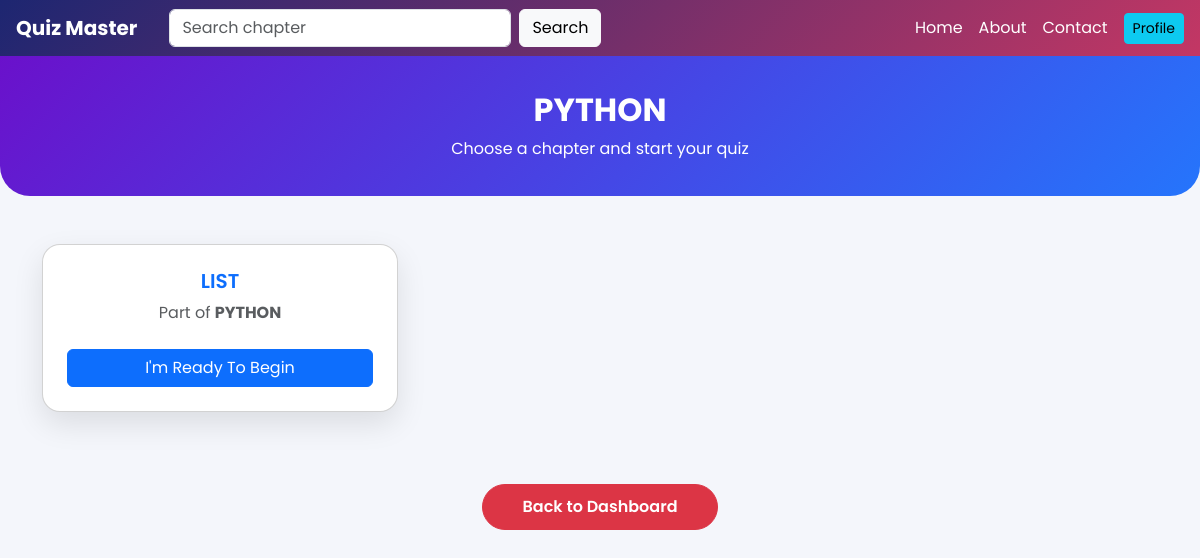
Page /chapter/wise/quiz/2/ (signed in) on the earlier database version.
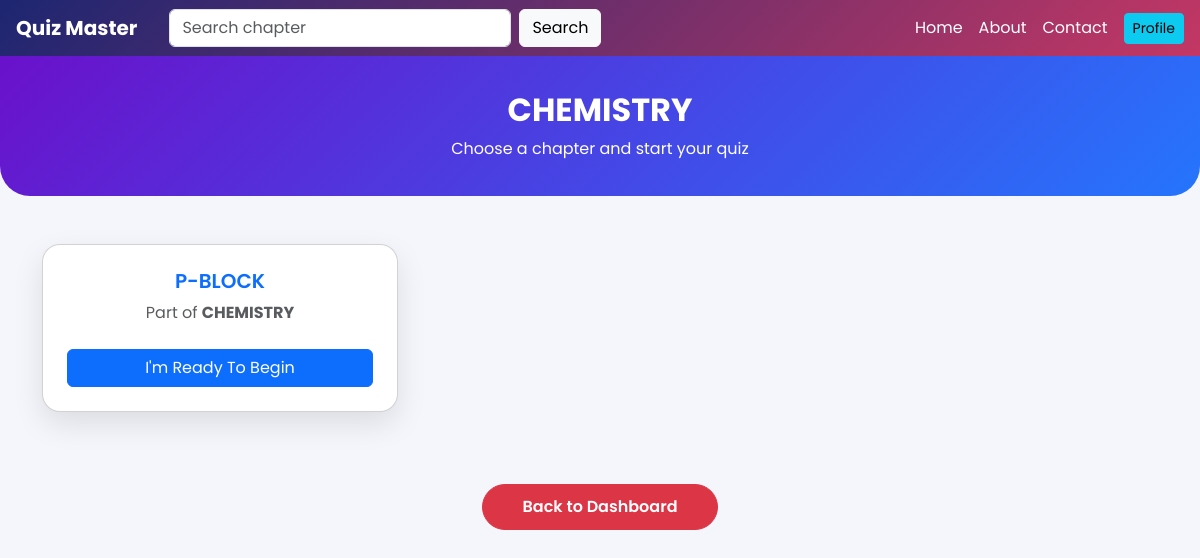
Same page on the later database version.
### app.py (models this page shows)
class Quiz(db.Model):
    id = db.Column(db.Integer, primary_key=True)
    title = db.Column(db.String(100), nullable=False)
    created_at = db.Column(db.DateTime, default=datetime.utcnow)
    chapters = db.relationship('Chapter', backref='quiz', lazy=True, cascade='all, delete-orphan')

class Chapter(db.Model):
    id = db.Column(db.Integer, primary_key=True)
    title = db.Column(db.String(50), nullable=False)
    quiz_id = db.Column(db.Integer, db.ForeignKey('quiz.id'), nullable=False)
    created_at = db.Column(db.DateTime, default=datetime.utcnow)

### app.py (the view)
@app.route('/chapter/wise/quiz/<int:quiz_id>/', methods=['GET'])
@login_required
def chapter_wise_quiz(quiz_id):
    quiz = Quiz.query.get_or_404(quiz_id)
    search_query = request.args.get("q", '').strip()
    if search_query:
        chapters = Chapter.query.filter(
            Chapter.quiz_id == quiz_id,
            Chapter.title.ilike(f"%{search_query}%")
        ).all()
    else:
        chapters = Chapter.query.filter_by(quiz_id=quiz_id).all()
    return render_template('chapter_wise_quiz.html', quiz=quiz, chapters=chapters, search_query=search_query)

### app.py (called while the page is built)
def login_required(f):
    @wraps(f)
    def decorated_function(*args, **kwargs):
        if 'user_id' not in session:
            flash('Please log in to access this page.', 'warning')
            return redirect(url_for('user_login'))
        return f(*args, **kwargs)
    return decorated_function

### templates/chapter_wise_quiz.html (shortened to what this page needs)
<!DOCTYPE html>
<html lang="en">
<head>
  <link href="https://cdn.jsdelivr.net/npm/bootstrap@5.3.0/dist/css/bootstrap.min.css" rel="stylesheet">
</head>
<body>
<nav class="navbar navbar-expand-lg navbar-dark sticky-top px-3">
  <a class="navbar-brand" href="/">Quiz Master</a>
  <div class="collapse navbar-collapse" id="navMenu">
    <form class="d-flex mx-lg-3 my-2 my-lg-0"
          method="GET"
          action="/chapter/wise/quiz/{{ quiz.id }}">
      <input class="form-control me-2"
             type="search"
             name="q"
             value="{{ search_query or '' }}"
             placeholder="Search chapter">
      <button class="btn btn-light">Search</button>
    </form>
    <ul class="navbar-nav ms-auto align-items-lg-center">
      <li class="nav-item">
        <a class="nav-link text-white" href="/">Home</a>
      </li>
      <li class="nav-item">
        <a class="nav-link text-white" href="/about">About</a>
      </li>
      <li class="nav-item">
        <a class="nav-link text-white" href="/contact">Contact</a>
      </li>
      <li class="nav-item ms-lg-2">
        <a href="/user/profile" class="btn btn-info btn-sm">Profile</a>
      </li>
    </ul>
  </div>
</nav>
<div class="page-header text-center">
  <h2 class="fw-bold">{{ quiz.title }}</h2>
  <p class="mb-0">Choose a chapter and start your quiz</p>
</div>
<div class="container my-5">
  <div class="row">
    {% for chapter in chapters %}
    <div class="col-md-4 mb-4">
      <div class="card chapter-card p-4 text-center h-100">
        <h5 class="chapter-title text-primary">{{ chapter.title }}</h5>
        <p class="text-muted mb-4">
          Part of <strong>{{ chapter.quiz.title }}</strong>
        </p>
        <a href="/take/quiz/{{ chapter.quiz.id }}/{{ chapter.id }}"
           class="btn btn-primary w-100">
          I'm Ready To Begin
        </a>
      </div>
    </div>
    {% else %}
    <div class="col-12 text-center text-muted">
      <h3 style="color:darkred;">SORRY , No chapters found for this Quiz !! 😔</h3>
    </div>
    {% endfor %}
  </div>
  <div class="text-center mt-5">
    <a href="/user/dashboard" class="btn btn-danger back-btn">
      Back to Dashboard
    </a>
  </div>
</div>
</body>
</html>

Differences in the rows shown:
removed Chapter: title "LIST", quiz "PYTHON"
changed Quiz: title "PYTHON" → "CHEMISTRY"
added Chapter: title "P-BLOCK", quiz "CHEMISTRY"
